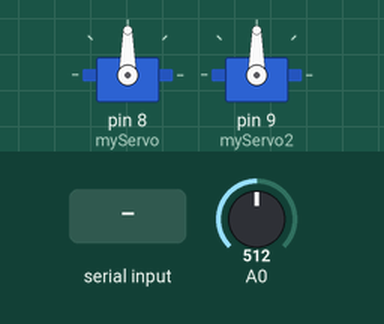
Recording of a sketch running on a simulated Arduino Mega 2560, built with avr-gcc and run on an emulated ATmega2560. Shown: 2 × servo. Inputs (shaded band) come from the test bench; at power-on: A0 = 512.

Above: at 1.2 s.
1.3 s: "90,45\n" received over the second serial link
At 4.1 s:
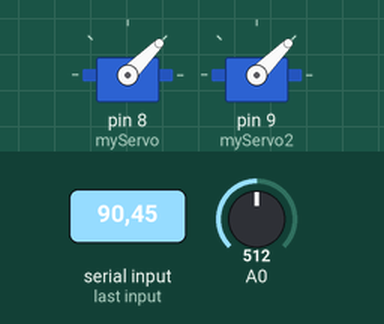
4.5 s: "30,150\n" received over the second serial link
At 6.4 s:
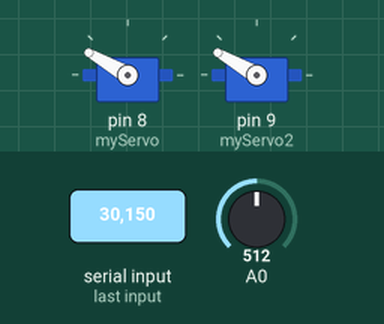
7.5 s: "5\n" received over the second serial link
At 9.2 s:
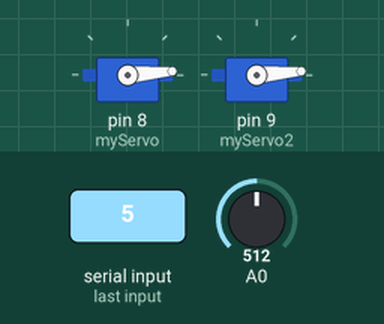
9.5 s: "200\n" received over the second serial link
At 10.7 s:
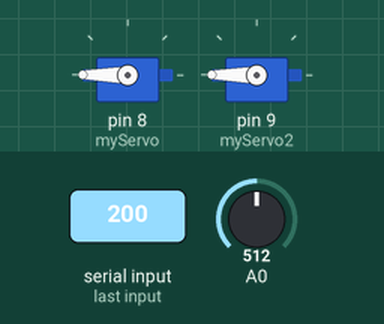
11.5 s: "90\n" received over the second serial link
At 12.3 s:
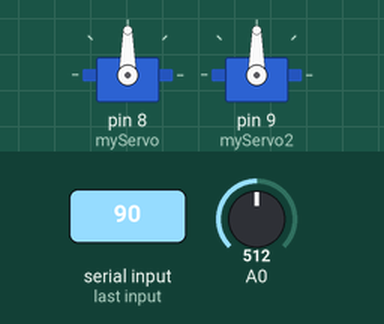
Timing chart, 0 to 14.5 s (numbered marks = the images above; inputs shaded):
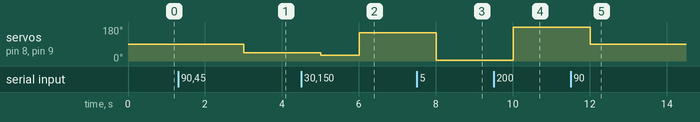

The sketch:

sketch_jun22a.ino
```cpp
#include <Servo.h>

Servo myServo;
Servo myServo2;

void setup() {
  // put your setup code here, to run once:
  myServo.attach(8);
  myServo2.attach(9);
  Serial1.begin(115200);
}

void loop() {
  int angle = getAngle();
  if(angle >= 0){
    Serial1.print(angle);
    myServo.write(angle);
    myServo2.write(angle);
  }
  delay(1000);
    int value = analogRead(0);
    Serial1.write("value");
    Serial1.print(value);
}

int getAngle(){
  int result = -1;
  if(Serial1.available() > 0){
     while(1){
      int temp = Serial1.read();
      if(temp >= 48 && temp < 58){
        if(result == -1){result = 0;}
        temp = temp - 48;
        result = result * 10;
        result = result + temp;
      }else{
        if(result >= 0){
          return result;
        }
        break;
      }
     }
   }
   return result;
}
```

Measured:
- after the input at 1.3 s, servo on pin 8 (myServo), servo on pin 9 (myServo2): 90° → 45° after 1.7 s
- after the input at 4.5 s, servo on pin 8 (myServo), servo on pin 9 (myServo2): 45° → 30° after 0.50 s, → 150° 1.0 s later
- after the input at 7.5 s, servo on pin 8 (myServo), servo on pin 9 (myServo2): 150° → 5° after 0.50 s
- after the input at 9.5 s, servo on pin 8 (myServo), servo on pin 9 (myServo2): 5° → 180° after 0.51 s
- after the input at 11.5 s, servo on pin 8 (myServo), servo on pin 9 (myServo2): 180° → 90° after 0.51 s
